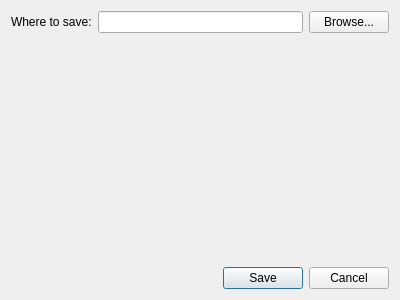
<ui version="4.0" >
 <class>ExportOPML</class>
 <widget class="QDialog" name="ExportOPML" >
  <property name="geometry" >
   <rect>
    <x>0</x>
    <y>0</y>
    <width>400</width>
    <height>300</height>
   </rect>
  </property>
  <property name="windowTitle" >
   <string>Export to OPML</string>
  </property>
  <layout class="QVBoxLayout" name="verticalLayout" >
   <item>
    <layout class="QFormLayout" name="formLayout" >
     <item row="0" column="0" >
      <widget class="QLabel" name="label" >
       <property name="text" >
        <string>Where to save:</string>
       </property>
      </widget>
     </item>
     <item row="0" column="1" >
      <layout class="QHBoxLayout" name="horizontalLayout" >
       <item>
        <widget class="QLineEdit" name="File_" />
       </item>
       <item>
        <widget class="QPushButton" name="Browse_" >
         <property name="text" >
          <string>Browse...</string>
         </property>
        </widget>
       </item>
      </layout>
     </item>
    </layout>
   </item>
   <item>
    <widget class="QDialogButtonBox" name="ButtonBox_" >
     <property name="orientation" >
      <enum>Qt::Horizontal</enum>
     </property>
     <property name="standardButtons" >
      <set>QDialogButtonBox::Cancel|QDialogButtonBox::Save</set>
     </property>
    </widget>
   </item>
  </layout>
 </widget>
 <resources/>
 <connections>
  <connection>
   <sender>ButtonBox_</sender>
   <signal>accepted()</signal>
   <receiver>ExportOPML</receiver>
   <slot>accept()</slot>
   <hints>
    <hint type="sourcelabel" >
     <x>248</x>
     <y>254</y>
    </hint>
    <hint type="destinationlabel" >
     <x>157</x>
     <y>274</y>
    </hint>
   </hints>
  </connection>
  <connection>
   <sender>ButtonBox_</sender>
   <signal>rejected()</signal>
   <receiver>ExportOPML</receiver>
   <slot>reject()</slot>
   <hints>
    <hint type="sourcelabel" >
     <x>316</x>
     <y>260</y>
    </hint>
    <hint type="destinationlabel" >
     <x>286</x>
     <y>274</y>
    </hint>
   </hints>
  </connection>
 </connections>
</ui>
